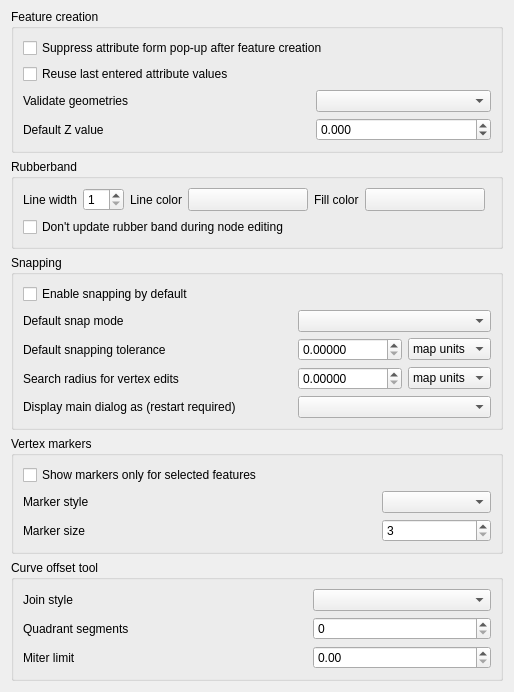
             <widget class="QWidget" name="mOptionsScrollAreaContents_07">
              <property name="geometry">
               <rect>
                <x>0</x>
                <y>0</y>
                <width>488</width>
                <height>612</height>
               </rect>
              </property>
              <layout class="QVBoxLayout" name="verticalLayout_31">
               <property name="topMargin">
                <number>9</number>
               </property>
               <item>
                <widget class="QgsCollapsibleGroupBox" name="mEnterAttributeValuesGroupBox">
                 <property name="title">
                  <string>Feature creation</string>
                 </property>
                 <layout class="QGridLayout" name="gridLayout_28">
                  <item row="2" column="0">
                   <widget class="QLabel" name="label_19">
                    <property name="text">
                     <string>Validate geometries</string>
                    </property>
                   </widget>
                  </item>
                  <item row="0" column="0" colspan="3">
                   <widget class="QCheckBox" name="chkDisableAttributeValuesDlg">
                    <property name="text">
                     <string>Suppress attribute form pop-up after feature creation</string>
                    </property>
                    <property name="tristate">
                     <bool>false</bool>
                    </property>
                   </widget>
                  </item>
                  <item row="2" column="1">
                   <spacer name="horizontalSpacer_32">
                    <property name="orientation">
                     <enum>Qt::Horizontal</enum>
                    </property>
                    <property name="sizeHint" stdset="0">
                     <size>
                      <width>40</width>
                      <height>20</height>
                     </size>
                    </property>
                   </spacer>
                  </item>
                  <item row="1" column="0" colspan="3">
                   <widget class="QCheckBox" name="chkReuseLastValues">
                    <property name="text">
                     <string>Reuse last entered attribute values</string>
                    </property>
                    <property name="tristate">
                     <bool>false</bool>
                    </property>
                   </widget>
                  </item>
                  <item row="3" column="0">
                   <widget class="QLabel" name="mDefaultZValueLabel">
                    <property name="text">
                     <string>Default Z value</string>
                    </property>
                   </widget>
                  </item>
                  <item row="3" column="2">
                   <widget class="QDoubleSpinBox" name="mDefaultZValueSpinBox">
                    <property name="decimals">
                     <number>3</number>
                    </property>
                    <property name="minimum">
                     <double>-999999.998999999952503</double>
                    </property>
                    <property name="maximum">
                     <double>1000000.000000000000000</double>
                    </property>
                    <property name="singleStep">
                     <double>1.000000000000000</double>
                    </property>
                   </widget>
                  </item>
                  <item row="2" column="2">
                   <widget class="QComboBox" name="mValidateGeometries">
                    <property name="sizePolicy">
                     <sizepolicy hsizetype="Expanding" vsizetype="Fixed">
                      <horstretch>0</horstretch>
                      <verstretch>0</verstretch>
                     </sizepolicy>
                    </property>
                   </widget>
                  </item>
                 </layout>
                </widget>
               </item>
               <item>
                <widget class="QgsCollapsibleGroupBox" name="mRubberBandGroupBox">
                 <property name="title">
                  <string>Rubberband</string>
                 </property>
                 <layout class="QGridLayout" name="_9">
                  <item row="0" column="9">
                   <spacer name="horizontalSpacer_33">
                    <property name="orientation">
                     <enum>Qt::Horizontal</enum>
                    </property>
                    <property name="sizeHint" stdset="0">
                     <size>
                      <width>40</width>
                      <height>20</height>
                     </size>
                    </property>
                   </spacer>
                  </item>
                  <item row="0" column="0">
                   <widget class="QLabel" name="mLineWidthTextLabel">
                    <property name="sizePolicy">
                     <sizepolicy hsizetype="Maximum" vsizetype="Preferred">
                      <horstretch>0</horstretch>
                      <verstretch>0</verstretch>
                     </sizepolicy>
                    </property>
                    <property name="text">
                     <string>Line width</string>
                    </property>
                   </widget>
                  </item>
                  <item row="0" column="2">
                   <widget class="QLabel" name="mLineColorTextLabel">
                    <property name="sizePolicy">
                     <sizepolicy hsizetype="Maximum" vsizetype="Preferred">
                      <horstretch>0</horstretch>
                      <verstretch>0</verstretch>
                     </sizepolicy>
                    </property>
                    <property name="text">
                     <string>Line color</string>
                    </property>
                   </widget>
                  </item>
                  <item row="0" column="1">
                   <widget class="QSpinBox" name="mLineWidthSpinBox">
                    <property name="toolTip">
                     <string>Line width in pixels</string>
                    </property>
                    <property name="minimum">
                     <number>1</number>
                    </property>
                   </widget>
                  </item>
                  <item row="0" column="5">
                   <widget class="QgsColorButton" name="mFillColorToolButton">
                    <property name="sizePolicy">
                     <sizepolicy hsizetype="Fixed" vsizetype="Fixed">
                      <horstretch>0</horstretch>
                      <verstretch>0</verstretch>
                     </sizepolicy>
                    </property>
                    <property name="minimumSize">
                     <size>
                      <width>120</width>
                      <height>0</height>
                     </size>
                    </property>
                    <property name="maximumSize">
                     <size>
                      <width>120</width>
                      <height>16777215</height>
                     </size>
                    </property>
                    <property name="text">
                     <string/>
                    </property>
                   </widget>
                  </item>
                  <item row="0" column="4">
                   <widget class="QLabel" name="mSelectColorTextLabel">
                    <property name="sizePolicy">
                     <sizepolicy hsizetype="Maximum" vsizetype="Preferred">
                      <horstretch>0</horstretch>
                      <verstretch>0</verstretch>
                     </sizepolicy>
                    </property>
                    <property name="text">
                     <string>Fill color</string>
                    </property>
                   </widget>
                  </item>
                  <item row="0" column="3">
                   <widget class="QgsColorButton" name="mLineColorToolButton">
                    <property name="sizePolicy">
                     <sizepolicy hsizetype="Fixed" vsizetype="Fixed">
                      <horstretch>0</horstretch>
                      <verstretch>0</verstretch>
                     </sizepolicy>
                    </property>
                    <property name="minimumSize">
                     <size>
                      <width>120</width>
                      <height>0</height>
                     </size>
                    </property>
                    <property name="maximumSize">
                     <size>
                      <width>120</width>
                      <height>16777215</height>
                     </size>
                    </property>
                    <property name="text">
                     <string/>
                    </property>
                   </widget>
                  </item>
                  <item row="1" column="0" colspan="7">
                   <widget class="QCheckBox" name="mLineGhostCheckBox">
                    <property name="text">
                     <string>Don't update rubber band during node editing</string>
                    </property>
                   </widget>
                  </item>
                 </layout>
                </widget>
               </item>
               <item>
                <widget class="QgsCollapsibleGroupBox" name="mSnappingGroupBox">
                 <property name="title">
                  <string>Snapping</string>
                 </property>
                 <layout class="QGridLayout" name="_10">
                  <item row="1" column="1" colspan="6">
                   <widget class="QCheckBox" name="mSnappingEnabledDefault">
                    <property name="text">
                     <string>Enable snapping by default</string>
                    </property>
                   </widget>
                  </item>
                  <item row="5" column="1">
                   <widget class="QLabel" name="label_49">
                    <property name="text">
                     <string>Display main dialog as (restart required)</string>
                    </property>
                   </widget>
                  </item>
                  <item row="2" column="1">
                   <widget class="QLabel" name="mDefaultSnapModeLabel">
                    <property name="text">
                     <string>Default snap mode</string>
                    </property>
                   </widget>
                  </item>
                  <item row="3" column="6">
                   <widget class="QComboBox" name="mDefaultSnappingToleranceComboBox">
                    <property name="sizePolicy">
                     <sizepolicy hsizetype="Expanding" vsizetype="Fixed">
                      <horstretch>0</horstretch>
                      <verstretch>0</verstretch>
                     </sizepolicy>
                    </property>
                    <item>
                     <property name="text">
                      <string>map units</string>
                     </property>
                    </item>
                    <item>
                     <property name="text">
                      <string>pixels</string>
                     </property>
                    </item>
                   </widget>
                  </item>
                  <item row="4" column="4">
                   <spacer>
                    <property name="orientation">
                     <enum>Qt::Horizontal</enum>
                    </property>
                    <property name="sizeHint" stdset="0">
                     <size>
                      <width>61</width>
                      <height>20</height>
                     </size>
                    </property>
                   </spacer>
                  </item>
                  <item row="3" column="3" colspan="2">
                   <spacer>
                    <property name="orientation">
                     <enum>Qt::Horizontal</enum>
                    </property>
                    <property name="sizeHint" stdset="0">
                     <size>
                      <width>241</width>
                      <height>20</height>
                     </size>
                    </property>
                   </spacer>
                  </item>
                  <item row="2" column="5" colspan="2">
                   <widget class="QComboBox" name="mDefaultSnapModeComboBox">
                    <property name="sizePolicy">
                     <sizepolicy hsizetype="Expanding" vsizetype="Fixed">
                      <horstretch>0</horstretch>
                      <verstretch>0</verstretch>
                     </sizepolicy>
                    </property>
                   </widget>
                  </item>
                  <item row="4" column="5">
                   <widget class="QDoubleSpinBox" name="mSearchRadiusVertexEditSpinBox">
                    <property name="decimals">
                     <number>5</number>
                    </property>
                    <property name="maximum">
                     <double>99999999.989999994635582</double>
                    </property>
                   </widget>
                  </item>
                  <item row="3" column="5">
                   <widget class="QDoubleSpinBox" name="mDefaultSnappingToleranceSpinBox">
                    <property name="decimals">
                     <number>5</number>
                    </property>
                    <property name="maximum">
                     <double>99999999.989999994635582</double>
                    </property>
                   </widget>
                  </item>
                  <item row="2" column="2" colspan="3">
                   <spacer>
                    <property name="orientation">
                     <enum>Qt::Horizontal</enum>
                    </property>
                    <property name="sizeHint" stdset="0">
                     <size>
                      <width>311</width>
                      <height>20</height>
                     </size>
                    </property>
                   </spacer>
                  </item>
                  <item row="4" column="6">
                   <widget class="QComboBox" name="mSearchRadiusVertexEditComboBox">
                    <item>
                     <property name="text">
                      <string>map units</string>
                     </property>
                    </item>
                    <item>
                     <property name="text">
                      <string>pixels</string>
                     </property>
                    </item>
                   </widget>
                  </item>
                  <item row="4" column="1" colspan="3">
                   <widget class="QLabel" name="mVertexSearchRadiusVertexEditLabel">
                    <property name="text">
                     <string>Search radius for vertex edits</string>
                    </property>
                   </widget>
                  </item>
                  <item row="5" column="5" colspan="2">
                   <widget class="QComboBox" name="mSnappingMainDialogComboBox"/>
                  </item>
                  <item row="3" column="1" colspan="2">
                   <widget class="QLabel" name="mDefaultSnappingToleranceTextLabel">
                    <property name="text">
                     <string>Default snapping tolerance</string>
                    </property>
                   </widget>
                  </item>
                 </layout>
                </widget>
               </item>
               <item>
                <widget class="QgsCollapsibleGroupBox" name="mVertexMarkerGroupBox">
                 <property name="title">
                  <string>Vertex markers</string>
                 </property>
                 <layout class="QGridLayout" name="_11">
                  <item row="1" column="0">
                   <widget class="QLabel" name="mMarkerStyleLabel">
                    <property name="text">
                     <string>Marker style</string>
                    </property>
                   </widget>
                  </item>
                  <item row="1" column="1">
                   <spacer>
                    <property name="orientation">
                     <enum>Qt::Horizontal</enum>
                    </property>
                    <property name="sizeHint" stdset="0">
                     <size>
                      <width>281</width>
                      <height>20</height>
                     </size>
                    </property>
                   </spacer>
                  </item>
                  <item row="1" column="2">
                   <widget class="QComboBox" name="mMarkerStyleComboBox">
                    <property name="sizePolicy">
                     <sizepolicy hsizetype="Expanding" vsizetype="Fixed">
                      <horstretch>0</horstretch>
                      <verstretch>0</verstretch>
                     </sizepolicy>
                    </property>
                   </widget>
                  </item>
                  <item row="2" column="2">
                   <widget class="QSpinBox" name="mMarkerSizeSpinBox">
                    <property name="layoutDirection">
                     <enum>Qt::LeftToRight</enum>
                    </property>
                    <property name="minimum">
                     <number>3</number>
                    </property>
                    <property name="singleStep">
                     <number>1</number>
                    </property>
                   </widget>
                  </item>
                  <item row="2" column="0">
                   <widget class="QLabel" name="label_6">
                    <property name="text">
                     <string>Marker size</string>
                    </property>
                   </widget>
                  </item>
                  <item row="2" column="1">
                   <spacer>
                    <property name="orientation">
                     <enum>Qt::Horizontal</enum>
                    </property>
                    <property name="sizeHint" stdset="0">
                     <size>
                      <width>40</width>
                      <height>20</height>
                     </size>
                    </property>
                   </spacer>
                  </item>
                  <item row="0" column="0" colspan="3">
                   <widget class="QCheckBox" name="mMarkersOnlyForSelectedCheckBox">
                    <property name="text">
                     <string>Show markers only for selected features</string>
                    </property>
                   </widget>
                  </item>
                 </layout>
                </widget>
               </item>
               <item>
                <widget class="QgsCollapsibleGroupBox" name="groupBox_21">
                 <property name="title">
                  <string>Curve offset tool</string>
                 </property>
                 <layout class="QGridLayout" name="gridLayout">
                  <item row="1" column="2">
                   <widget class="QSpinBox" name="mOffsetQuadSegSpinBox"/>
                  </item>
                  <item row="2" column="0">
                   <widget class="QLabel" name="label_28">
                    <property name="text">
                     <string>Miter limit</string>
                    </property>
                   </widget>
                  </item>
                  <item row="0" column="0">
                   <widget class="QLabel" name="label_26">
                    <property name="text">
                     <string>Join style</string>
                    </property>
                   </widget>
                  </item>
                  <item row="0" column="2">
                   <widget class="QComboBox" name="mOffsetJoinStyleComboBox">
                    <property name="sizePolicy">
                     <sizepolicy hsizetype="Expanding" vsizetype="Fixed">
                      <horstretch>0</horstretch>
                      <verstretch>0</verstretch>
                     </sizepolicy>
                    </property>
                   </widget>
                  </item>
                  <item row="1" column="0">
                   <widget class="QLabel" name="label_27">
                    <property name="text">
                     <string>Quadrant segments</string>
                    </property>
                   </widget>
                  </item>
                  <item row="2" column="2">
                   <widget class="QDoubleSpinBox" name="mCurveOffsetMiterLimitComboBox"/>
                  </item>
                  <item row="0" column="1">
                   <spacer name="horizontalSpacer_29">
                    <property name="orientation">
                     <enum>Qt::Horizontal</enum>
                    </property>
                    <property name="sizeHint" stdset="0">
                     <size>
                      <width>40</width>
                      <height>20</height>
                     </size>
                    </property>
                   </spacer>
                  </item>
                  <item row="1" column="1">
                   <spacer name="horizontalSpacer_30">
                    <property name="orientation">
                     <enum>Qt::Horizontal</enum>
                    </property>
                    <property name="sizeHint" stdset="0">
                     <size>
                      <width>40</width>
                      <height>20</height>
                     </size>
                    </property>
                   </spacer>
                  </item>
                  <item row="2" column="1">
                   <spacer name="horizontalSpacer_31">
                    <property name="orientation">
                     <enum>Qt::Horizontal</enum>
                    </property>
                    <property name="sizeHint" stdset="0">
                     <size>
                      <width>40</width>
                      <height>20</height>
                     </size>
                    </property>
                   </spacer>
                  </item>
                 </layout>
                </widget>
               </item>
               <item>
                <spacer name="verticalSpacer_4">
                 <property name="orientation">
                  <enum>Qt::Vertical</enum>
                 </property>
                 <property name="sizeHint" stdset="0">
                  <size>
                   <width>20</width>
                   <height>40</height>
                  </size>
                 </property>
                </spacer>
               </item>
              </layout>
             </widget>
